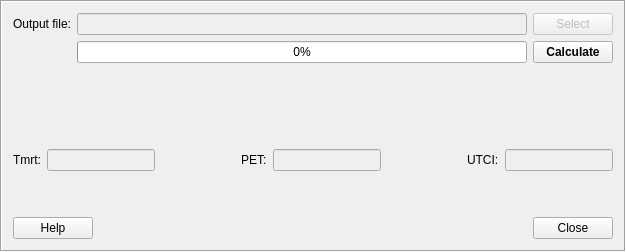
    <widget class="QFrame" name="frame_3">
     <property name="frameShape">
      <enum>QFrame::Box</enum>
     </property>
     <property name="frameShadow">
      <enum>QFrame::Sunken</enum>
     </property>
     <layout class="QGridLayout" name="gridLayout_16">
      <item row="2" column="0">
       <spacer name="verticalSpacer_5">
        <property name="orientation">
         <enum>Qt::Vertical</enum>
        </property>
        <property name="sizeHint" stdset="0">
         <size>
          <width>20</width>
          <height>40</height>
         </size>
        </property>
       </spacer>
      </item>
      <item row="0" column="0">
       <layout class="QGridLayout" name="gridLayout_9">
        <item row="0" column="0">
         <widget class="QLabel" name="label_4">
          <property name="text">
           <string>Output file:</string>
          </property>
          <property name="textFormat">
           <enum>Qt::PlainText</enum>
          </property>
          <property name="alignment">
           <set>Qt::AlignRight|Qt::AlignTrailing|Qt::AlignVCenter</set>
          </property>
         </widget>
        </item>
        <item row="0" column="1">
         <widget class="QLineEdit" name="textOutput">
          <property name="enabled">
           <bool>false</bool>
          </property>
         </widget>
        </item>
        <item row="0" column="2">
         <widget class="QPushButton" name="pushButtonSave">
          <property name="enabled">
           <bool>false</bool>
          </property>
          <property name="toolTip">
           <string>Location and name of output file (txt-format)</string>
          </property>
          <property name="text">
           <string>Select</string>
          </property>
         </widget>
        </item>
        <item row="1" column="1">
         <widget class="QProgressBar" name="progressBar">
          <property name="value">
           <number>0</number>
          </property>
          <property name="alignment">
           <set>Qt::AlignLeading|Qt::AlignLeft|Qt::AlignVCenter</set>
          </property>
          <property name="textVisible">
           <bool>true</bool>
          </property>
         </widget>
        </item>
        <item row="1" column="2">
         <widget class="QPushButton" name="runButton">
          <property name="font">
           <font>
            <weight>75</weight>
            <bold>true</bold>
           </font>
          </property>
          <property name="cursor">
           <cursorShape>ArrowCursor</cursorShape>
          </property>
          <property name="text">
           <string>Calculate</string>
          </property>
         </widget>
        </item>
       </layout>
      </item>
      <item row="5" column="0">
       <layout class="QGridLayout" name="gridLayout_15">
        <item row="0" column="2">
         <widget class="QPushButton" name="pushButtonClose">
          <property name="text">
           <string>Close</string>
          </property>
         </widget>
        </item>
        <item row="0" column="0">
         <widget class="QPushButton" name="pushButtonHelp">
          <property name="text">
           <string>Help</string>
          </property>
         </widget>
        </item>
        <item row="0" column="1">
         <spacer name="horizontalSpacer_9">
          <property name="orientation">
           <enum>Qt::Horizontal</enum>
          </property>
          <property name="sizeHint" stdset="0">
           <size>
            <width>40</width>
            <height>20</height>
           </size>
          </property>
         </spacer>
        </item>
       </layout>
      </item>
      <item row="1" column="0">
       <spacer name="verticalSpacer">
        <property name="orientation">
         <enum>Qt::Vertical</enum>
        </property>
        <property name="sizeHint" stdset="0">
         <size>
          <width>20</width>
          <height>40</height>
         </size>
        </property>
       </spacer>
      </item>
      <item row="3" column="0">
       <layout class="QGridLayout" name="gridLayout_12">
        <item row="0" column="6">
         <spacer name="horizontalSpacer_7">
          <property name="orientation">
           <enum>Qt::Horizontal</enum>
          </property>
          <property name="sizeHint" stdset="0">
           <size>
            <width>40</width>
            <height>20</height>
           </size>
          </property>
         </spacer>
        </item>
        <item row="0" column="8">
         <widget class="QLabel" name="label_3">
          <property name="text">
           <string>UTCI:</string>
          </property>
         </widget>
        </item>
        <item row="0" column="5">
         <widget class="QLineEdit" name="lineEditPET">
          <property name="enabled">
           <bool>false</bool>
          </property>
          <property name="alignment">
           <set>Qt::AlignCenter</set>
          </property>
         </widget>
        </item>
        <item row="0" column="4">
         <widget class="QLabel" name="label_2">
          <property name="text">
           <string>PET:</string>
          </property>
         </widget>
        </item>
        <item row="0" column="1">
         <widget class="QLineEdit" name="lineEditTmrt">
          <property name="enabled">
           <bool>false</bool>
          </property>
          <property name="alignment">
           <set>Qt::AlignCenter</set>
          </property>
         </widget>
        </item>
        <item row="0" column="0">
         <widget class="QLabel" name="label">
          <property name="text">
           <string>Tmrt:</string>
          </property>
         </widget>
        </item>
        <item row="0" column="9">
         <widget class="QLineEdit" name="lineEditUTCI">
          <property name="enabled">
           <bool>false</bool>
          </property>
          <property name="text">
           <string/>
          </property>
          <property name="alignment">
           <set>Qt::AlignCenter</set>
          </property>
         </widget>
        </item>
        <item row="0" column="2">
         <spacer name="horizontalSpacer">
          <property name="orientation">
           <enum>Qt::Horizontal</enum>
          </property>
          <property name="sizeHint" stdset="0">
           <size>
            <width>40</width>
            <height>20</height>
           </size>
          </property>
         </spacer>
        </item>
        <item row="0" column="7">
         <spacer name="horizontalSpacer_6">
          <property name="orientation">
           <enum>Qt::Horizontal</enum>
          </property>
          <property name="sizeHint" stdset="0">
           <size>
            <width>40</width>
            <height>20</height>
           </size>
          </property>
         </spacer>
        </item>
        <item row="0" column="3">
         <spacer name="horizontalSpacer_8">
          <property name="orientation">
           <enum>Qt::Horizontal</enum>
          </property>
          <property name="sizeHint" stdset="0">
           <size>
            <width>40</width>
            <height>20</height>
           </size>
          </property>
         </spacer>
        </item>
       </layout>
      </item>
      <item row="4" column="0">
       <spacer name="verticalSpacer_6">
        <property name="orientation">
         <enum>Qt::Vertical</enum>
        </property>
        <property name="sizeHint" stdset="0">
         <size>
          <width>20</width>
          <height>40</height>
         </size>
        </property>
       </spacer>
      </item>
     </layout>
    </widget>
